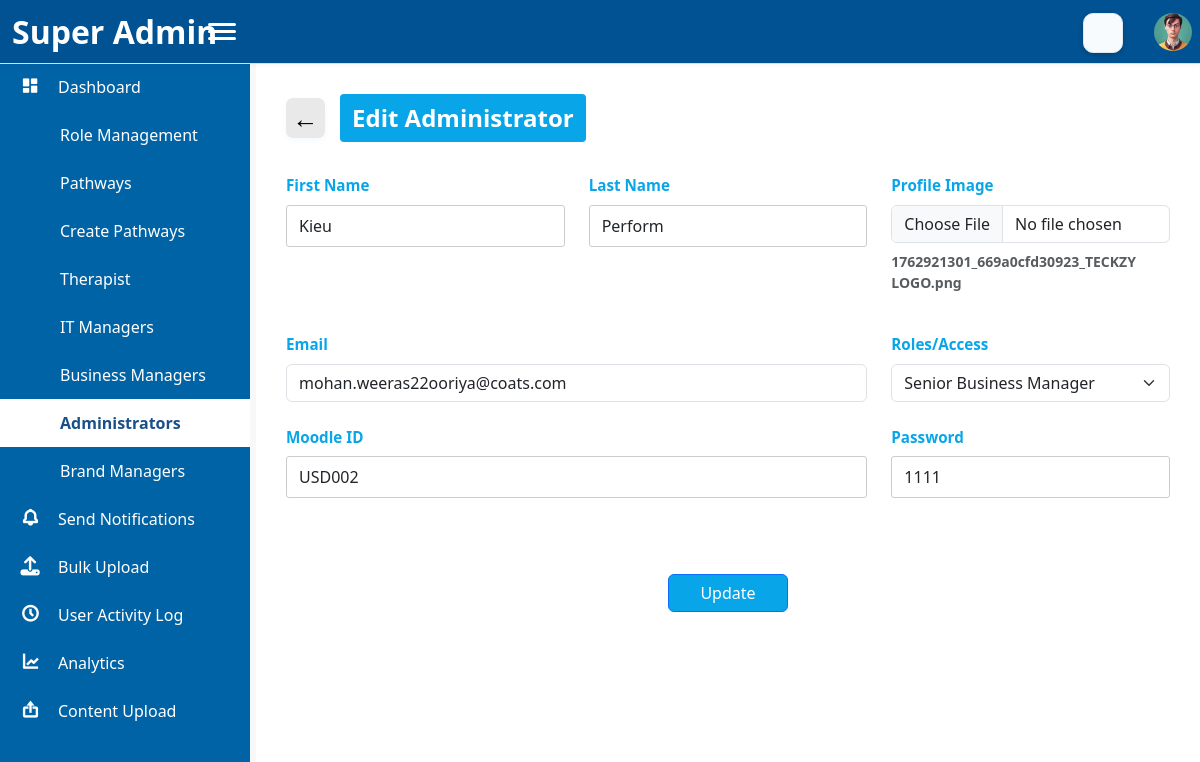
Page /pages/edit_administrator.php?id=6 (signed in) on the committed database.
### tables this page shows
CREATE TABLE `navigation_items` (
  `nav_id` int(11) NOT NULL,
  `nav_name` varchar(100) NOT NULL,
  `nav_icon` varchar(100) DEFAULT NULL,
  `nav_link` varchar(255) DEFAULT NULL,
  `parent_id` int(11) DEFAULT NULL,
  `created_at` timestamp NOT NULL DEFAULT current_timestamp(),
  `updated_at` timestamp NOT NULL DEFAULT current_timestamp() ON UPDATE current_timestamp(),
  `sub_nav_link` varchar(255) DEFAULT NULL
);

CREATE TABLE `role_management` (
  `r_id` int(11) NOT NULL,
  `role` varchar(50) DEFAULT NULL,
  `department` varchar(150) DEFAULT NULL,
  `access_navigations` varchar(155) DEFAULT NULL,
  `created_at` datetime DEFAULT current_timestamp(),
  `updated_at` datetime NOT NULL,
  `viewed_at` datetime NOT NULL,
  `deleted_at` datetime NOT NULL,
  `controls` text NOT NULL
);

### pages/edit_administrator.php (the view, shortened to what this page needs)
<?php
require_once '../includes/header.php';
require_once '../includes/sidebar.php';
$administrator_id = $_GET['id'] ?? null;
$stmt = $pdo->prepare("SELECT * FROM administrator WHERE administrator_id = ?");
$stmt->execute([$administrator_id]);
$administrator = $stmt->fetch(PDO::FETCH_ASSOC);
$stmt = $pdo->query("SELECT r_id, role FROM role_management ORDER BY role ASC");
$roles = $stmt->fetchAll(PDO::FETCH_ASSOC);
?>
<link href="../assets/css/bootstrap.min.css" rel="stylesheet" />
<div class="main-content" style="background: #fff;">
    <div class="">
        <div class="page-header">
            <button class="back-btn" onclick="window.history.back();">&larr;</button>
            <span class="page-title">Edit Administrator</span>
        </div>
        <form id="administratorForm" action="../api/update_administrator.php" method="POST" enctype="multipart/form-data">
            <div class="row g-4">
                <div class="col-md-4">
                    <label class="form-label" for="first_name">First Name</label>
                    <input type="text" class="form-control" id="first_name" name="first_name"
                        value="<?= htmlspecialchars($administrator['first_name'] ?? '', ENT_QUOTES, 'UTF-8') ?>">
                </div>
                <div class="col-md-4">
                    <label class="form-label" for="last_name">Last Name</label>
                    <input type="text" class="form-control" id="last_name" name="last_name"
                        value="<?= htmlspecialchars($administrator['last_name'] ?? '', ENT_QUOTES, 'UTF-8') ?>">
                </div>
                <div class="col-md-4 mb-3">
                    <label class="form-label" for="profile_image">Profile Image</label>
                    <input type="file" name="profile_image" id="profile_image" class="form-control">
                    <?php if (!empty($administrator['profile_image'])): ?>
                        <div class="mt-2 text-muted small">
                           <strong><?= htmlspecialchars($administrator['profile_image']) ?></strong>
                        </div>
                    <?php endif; ?>
                </div>
                <div class="col-md-8">
                    <label class="form-label" for="email">Email</label>
                    <input type="email" class="form-control" id="email" name="email"
                        value="<?= htmlspecialchars($administrator['email'] ?? '', ENT_QUOTES, 'UTF-8') ?>">
                </div>
                <div class="col-md-4">
                    <label class="form-label" for="roles_access">Roles/Access</label>
                    <select class="form-select" id="roles_access" name="roles_access">
                    <?php foreach ($roles as $role): ?>
                        <option value="<?= htmlspecialchars($role['r_id'], ENT_QUOTES, 'UTF-8') ?>"
                            <?= ($administrator['role_access_id'] == $role['r_id']) ? 'selected' : '' ?>>
                            <?= htmlspecialchars($role['role'], ENT_QUOTES, 'UTF-8') ?>
                        </option>
                    <?php endforeach; ?>
                </select>
                </div>
                <div class="col-md-8">
                    <label class="form-label" for="user_id">Moodle ID</label>
                    <input type="text" class="form-control" id="user_id" name="user_id"
                        value="<?= htmlspecialchars($administrator['user_id'] ?? '', ENT_QUOTES, 'UTF-8') ?>">
                </div>
                <div class="col-md-4">
                    <label class="form-label" for="password">Password</label>
                    <input type="text" class="form-control" id="password" name="password"
                        value="<?= htmlspecialchars($administrator['password'] ?? '', ENT_QUOTES, 'UTF-8') ?>">
                </div>
            </div>
            <div class="row">
                <div class="col-12 text-center mt-4">
                    <button type="submit" class="btn btn-primary">Update</button>
                </div>
            </div>
        </form>
    </div>
</div>
<link rel="stylesheet" href="https://cdn.jsdelivr.net/npm/alertifyjs@1.13.1/build/css/alertify.min.css"/>
<?php require_once '../includes/footer.php'; ?>

### includes/sidebar.php (shortened to what this page needs)
<div class="sidebar" id="sidebar">
    <div class="logo d-flex justify-content-between align-items-center">
        <h2><?php echo SITE_NAME; ?></h2>
    </div>
    <ul class="nav-menu">
        <?php
        $mysqli = new mysqli(DB_HOST, DB_USER, DB_PASS, DB_NAME);
        if ($mysqli->connect_errno) {
            echo "<li><span style='color:red;'>DB Connection Error</span></li>";
        } else {
            $result = $mysqli->query("SELECT * FROM navigation_items ORDER BY nav_id ASC");
            if ($result && $result->num_rows > 0) {
                $currentFile = basename($_SERVER['PHP_SELF']);
                while ($row = $result->fetch_assoc()) {
                    $navName = $row['nav_name'];
                    $navLink = $row['nav_link'];
                    $navIcon = $row['nav_icon'] ?: 'fa-circle';
                    $subLinks = $row['sub_nav_link'];
                    $isActive = '';
                    $navFile = basename($navLink);
                    $subMatch = false;
                    if (!empty($subLinks)) {
                        $subArray = array_map('trim', explode(',', $subLinks));
                        foreach ($subArray as $sub) {
                            if ($currentFile === basename($sub)) {
                                $subMatch = true;
                                break;
                            }
                        }
                    }
                    if ($currentFile === $navFile || $subMatch) {
                        $isActive = 'active';
                    }
                    echo '<li class="' . $isActive . '">';
                    echo '<a href="' . SITE_URL . $navLink . '">';
                    if (strpos($navIcon, ':') !== false) {
                        echo '<iconify-icon class="nav-icon" icon="' . htmlspecialchars($navIcon) . '" width="22" height="22"></iconify-icon>';
                    } elseif (strpos($navIcon, 'bxs-') === 0 || strpos($navIcon, 'bx-') === 0) {
                        echo '<i class="bx nav-icon ' . htmlspecialchars($navIcon) . '"></i>';
                    } else {
                        echo '<i class="fas nav-icon ' . htmlspecialchars($navIcon) . '"></i>';
                    }
                    echo '<span class="nav-text">' . htmlspecialchars($navName) . '</span>';
                    echo '</a>';
                    echo '</li>';
                }
            } else {
                echo '<li><span style="color:lightgray;">No navigation items found</span></li>';
            }
        }
        ?>
    </ul>
</div>
<link href="https://unpkg.com/boxicons@2.1.4/css/boxicons.min.css?v=4.0" rel="stylesheet">
<link href="https://cdnjs.cloudflare.com/ajax/libs/font-awesome/6.4.0/css/all.min.css?v=4.0" rel="stylesheet">

### rows in the picture
navigation_items: nav_name "Dashboard"
navigation_items: nav_name "Role Management"
navigation_items: nav_name "Pathways"
navigation_items: nav_name "Create Pathways"
navigation_items: nav_name "Therapist"
navigation_items: nav_name "IT Managers"
navigation_items: nav_name "Business Managers"
navigation_items: nav_name "Administrators"
navigation_items: nav_name "Brand Managers"
navigation_items: nav_name "Send Notifications"
navigation_items: nav_name "Bulk Upload"
navigation_items: nav_name "User Activity Log"
navigation_items: nav_name "Analytics"
navigation_items: nav_name "Content Upload"

### other values in the picture
$administrator['profile_image'] "1762921301_669a0cfd30923_TECKZY LOGO.png"
